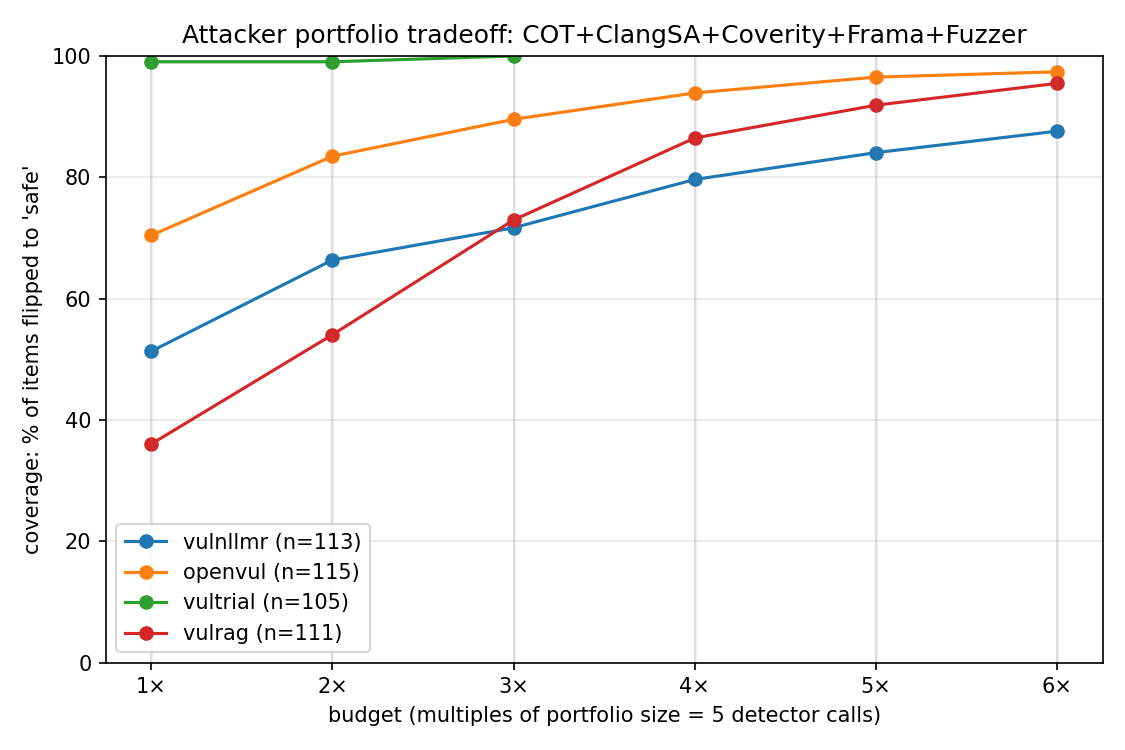

Python code for this plot:
#!/usr/bin/env python3
"""
portfolio_tradeoff.py

Budget-vs-coverage tradeoff for a fixed attacker portfolio of annotation types,
measured on the refined fromscratch_v1 runs (per-type subdirs with round_*.json).

Portfolio (default): the 5-type TOOL+COT set
  {TOOL_ClangSA, TOOL_Coverity, TOOL_Frama, TOOL_Fuzzer, COT}

Coverage at round k = fraction of items where ANY portfolio type first flips the
detector (verdict->safe) by round <= k. A stop-on-flip attacker's worst-case
budget at round k is len(portfolio) * (k + 1) detector calls.

Outputs (next to this script): portfolio_tradeoff.csv, portfolio_tradeoff.png
"""

import argparse
import csv
import glob
import json
import os
import re
from pathlib import Path

import matplotlib
matplotlib.use("Agg")
import matplotlib.pyplot as plt

HERE = Path(__file__).resolve().parent
RESULTS = HERE.parent / "adaptive_attacker" / "results"
SYS = {
    "vulnllmr": "vulnllmr_funclevel_full",
    "openvul":  "openvul_full",
    "vultrial": "vultrial_full",
    "vulrag":   "vulrag_full",
}
ALL_TYPES = ["AA_CA", "AA_MSG", "AA_USR", "CG", "COT", "FT",
             "TOOL_ClangSA", "TOOL_Coverity", "TOOL_Frama", "TOOL_Fuzzer"]
DEFAULT_PORTFOLIO = ["COT", "TOOL_ClangSA", "TOOL_Coverity", "TOOL_Frama", "TOOL_Fuzzer"]
MAX_ROUND = 5  # all systems ran to budget=5 (rounds 0-5: round 0 + 5 refinements)


def first_flip_round(slug_dir: str, atype: str) -> int | None:
    """Min round index whose detector_verdict == 'safe', else None (or absent)."""
    sub = glob.glob(os.path.join(slug_dir, f"adaptive_{atype}_*"))
    if not sub:
        return None
    rounds = {}
    for rf in glob.glob(os.path.join(sub[0], "round_*.json")):
        m = re.search(r"round_(\d+)", os.path.basename(rf))
        if not m:
            continue
        try:
            rounds[int(m.group(1))] = json.load(open(rf)).get("detector_verdict")
        except Exception:
            continue
    safe = [r for r, v in rounds.items() if v == "safe"]
    return min(safe) if safe else None


def is_tp_clean(slug_dir: str) -> bool:
    """True if the detector caught the bug on clean (unannotated) code."""
    for fname in ("baseline_gate_fromscratch_v1.json",):
        path = os.path.join(slug_dir, fname)
        if os.path.exists(path):
            try:
                return json.load(open(path)).get("verdict") == "vulnerable"
            except Exception:
                pass
    # fall back to any baseline_gate_*.json
    for path in glob.glob(os.path.join(slug_dir, "baseline_gate_*.json")):
        try:
            return json.load(open(path)).get("verdict") == "vulnerable"
        except Exception:
            pass
    return False


def detector_curve(sysdir: str, portfolio: list[str],
                   no_drop: bool = False) -> tuple[int, int, int, dict[int, int]]:
    """Returns (n_baseline_miss, n_dropped, tp_clean_n, {round: flip_count}).

    Denominator is TP_clean (slugs where detector caught the bug on clean code).

    Contamination drop (default, no_drop=False): exclude slugs where a
    non-portfolio type's first flip precedes the portfolio's first flip.
    Those slugs may have had their portfolio win accelerated by a non-portfolio
    winner already in the shared library.

    no_drop=True: include all TP_clean slugs; report the portfolio's authentic
    observed flip round regardless of library state.
    """
    other = [t for t in ALL_TYPES if t not in portfolio]
    slugs = sorted(glob.glob(f"{RESULTS / sysdir}/repository_*"))
    tp_slugs = [s for s in slugs if is_tp_clean(s)]
    min_p, dropped = [], []
    for s in tp_slugs:
        fp = [first_flip_round(s, t) for t in portfolio]
        fo = [first_flip_round(s, t) for t in other]
        fp = [x for x in fp if x is not None and x <= MAX_ROUND]
        fo = [x for x in fo if x is not None and x <= MAX_ROUND]
        mp = min(fp) if fp else None
        mo = min(fo) if fo else None
        is_dropped = (not no_drop) and (mp is not None and mo is not None and mo < mp)
        dropped.append(is_dropped)
        min_p.append(mp)
    n_miss = len(slugs) - len(tp_slugs)
    n_drop = sum(dropped)
    clean_n = len(tp_slugs) - n_drop
    cov = {k: sum(1 for i, x in enumerate(min_p)
                  if not dropped[i] and x is not None and x <= k)
           for k in range(MAX_ROUND + 1)}
    return n_miss, n_drop, clean_n, cov


def main() -> None:
    ap = argparse.ArgumentParser(description=__doc__,
                                 formatter_class=argparse.RawDescriptionHelpFormatter)
    ap.add_argument("--portfolio", nargs="+", default=DEFAULT_PORTFOLIO,
                    help="attack types in the portfolio")
    ap.add_argument("--out", default=str(HERE / "portfolio_tradeoff"),
                    help="output path stem (.csv/.png appended)")
    ap.add_argument("--no-drop", action="store_true",
                    help="include all TP_clean slugs; report authentic portfolio "
                         "flip round without dropping library-contaminated items")
    args = ap.parse_args()

    portfolio = args.portfolio
    nseeds = len(portfolio)
    print(f"Portfolio ({nseeds} types): {', '.join(portfolio)}")
    print(f"Budget at round k = {nseeds} x (k+1); rounds 0..{MAX_ROUND}\n")

    rows = []
    fig, ax = plt.subplots(figsize=(7.5, 5))
    for det, sysdir in SYS.items():
        n_miss, n_drop, clean_n, cov = detector_curve(sysdir, portfolio,
                                                       no_drop=args.no_drop)
        budgets = [nseeds * (k + 1) for k in range(MAX_ROUND + 1)]
        pct = [100 * cov[k] / clean_n for k in range(MAX_ROUND + 1)]
        # stop plotting once coverage plateaus
        max_cov = max(cov.values())
        stop_k = next(k for k in range(MAX_ROUND + 1) if cov[k] == max_cov)
        drop_str = "no-drop" if args.no_drop else f"dropped={n_drop}"
        print(f"{det:9s} baseline_miss={n_miss:2d} {drop_str} n={clean_n}  "
              + "  ".join(f"r{k}({budgets[k]}):{pct[k]:.0f}%" for k in range(MAX_ROUND + 1)))
        ax.plot(budgets[:stop_k + 1], pct[:stop_k + 1], marker="o", label=f"{det} (n={clean_n})")
        for k in range(MAX_ROUND + 1):
            rows.append({"detector": det, "round": k, "budget": budgets[k],
                         "coverage_pct": round(pct[k], 1),
                         "flips": cov[k], "n": clean_n,
                         "baseline_miss": n_miss, "dropped": n_drop})

    ax.set_xlabel(f"budget (multiples of portfolio size = {nseeds} detector calls)")
    ax.set_ylabel("coverage: % of items flipped to 'safe'")
    ax.set_title(f"Attacker portfolio tradeoff: {'+'.join(portfolio)}".replace("TOOL_", ""))
    ax.set_ylim(0, 100)
    tick_positions = [nseeds * (k + 1) for k in range(MAX_ROUND + 1)]
    ax.set_xticks(tick_positions)
    ax.set_xticklabels([f"{k + 1}×" for k in range(MAX_ROUND + 1)])
    ax.grid(True, alpha=0.3)
    ax.legend()
    for k in range(MAX_ROUND + 1):
        ax.axvline(nseeds * (k + 1), color="gray", alpha=0.12)
    fig.tight_layout()

    csv_path, png_path = args.out + ".csv", args.out + ".png"
    with open(csv_path, "w", newline="") as f:
        w = csv.DictWriter(f, fieldnames=["detector", "round", "budget",
                                          "coverage_pct", "flips", "n",
                                          "baseline_miss", "dropped"])
        w.writeheader()
        w.writerows(rows)
    fig.savefig(png_path, dpi=150)
    print(f"\nWrote {csv_path}\nWrote {png_path}")


if __name__ == "__main__":
    main()
